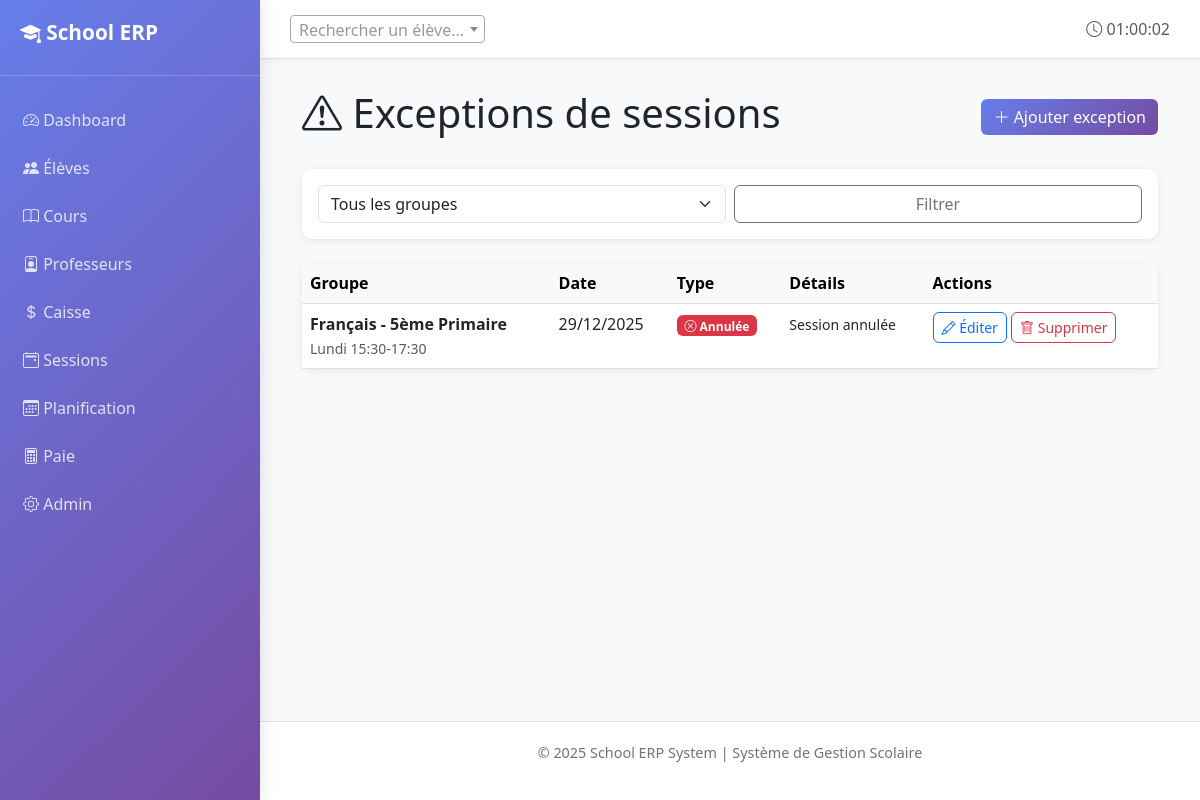
The page /sessions/exceptions/ on the database its author committed.
### core/models.py (models this page shows, shortened)
class SessionException(models.Model):
    course_group = models.ForeignKey(CourseGroup, on_delete=models.CASCADE, related_name='exceptions')
    date = models.DateField()
    cancelled = models.BooleanField(default=False)
    override_room = models.ForeignKey(Room, null=True, blank=True, on_delete=models.PROTECT)
    override_start_time = models.TimeField(null=True, blank=True)
    override_end_time = models.TimeField(null=True, blank=True)
    notes = models.TextField(blank=True)
    created_at = models.DateTimeField(auto_now_add=True)
    class Meta:
        unique_together = [['course_group', 'date']]
        verbose_name = 'Exception de session'
        verbose_name_plural = 'Exceptions de sessions'
        ordering = ['-date']

class CourseGroup(models.Model):
    DAYS_CHOICES = [
        ('MON', 'Lundi'),
        ('TUE', 'Mardi'),
        ('WED', 'Mercredi'),
        ('THU', 'Jeudi'),
        ('FRI', 'Vendredi'),
        ('SAT', 'Samedi'),
        ('SUN', 'Dimanche'),
    ]
    name = models.CharField(max_length=100, verbose_name="Nom du groupe")
    subject = models.CharField(max_length=100, verbose_name="Matière")
    level = models.CharField(max_length=50, verbose_name="Niveau")
    monthly_price = models.DecimalField(
        max_digits=8,
        decimal_places=2,
        validators=[MinValueValidator(Decimal('0.01'))],
        verbose_name="Prix mensuel (DH)"
    )
    teacher = models.ForeignKey(
        Teacher,
        on_delete=models.PROTECT,
        related_name='course_groups',
        verbose_name="Professeur"
    )
    room = models.ForeignKey(
        Room,
        on_delete=models.PROTECT,
        related_name='course_groups',
        verbose_name="Salle"
    )
    schedule_day = models.CharField(
        max_length=3,
        choices=DAYS_CHOICES,
        verbose_name="Jour"
    )
    start_time = models.TimeField(verbose_name="Heure de début")
    end_time = models.TimeField(verbose_name="Heure de fin")
    is_active = models.BooleanField(default=True, verbose_name="Actif")
    created_at = models.DateTimeField(auto_now_add=True)
    class Meta:
        verbose_name = "Groupe de cours"
        verbose_name_plural = "Groupes de cours"
        ordering = ['schedule_day', 'start_time', 'name']
        unique_together = [['room', 'schedule_day', 'start_time']]

### core/views.py (the view, shortened to what this page needs)
# urls.py: path('sessions/exceptions/', views.session_exceptions_list, name='session_exceptions_list'),
@require_http_methods(['GET', 'POST'])
def session_exceptions_list(request):
	from .models import Room
	exceptions = SessionException.objects.select_related('course_group', 'override_room').order_by('-date')
	group_id = request.GET.get('group_id')
	if group_id:
		exceptions = exceptions.filter(course_group_id=group_id)
	courses = CourseGroup.objects.filter(is_active=True).order_by('name')
	rooms = Room.objects.all()
	return render(request, 'core/session_exceptions_list.html', {
		'exceptions': exceptions,
		'courses': courses,
		'rooms': rooms,
		'selected_group_id': group_id,
	})

### core/templatetags/nav_active.py (called while the page is built)
@register.simple_tag(takes_context=True)
def active_if(context, *names):
    request = context.get("request")
    if not request or not request.resolver_match:
        return ""
    return "active" if request.resolver_match.url_name in names else ""

### templates/core/session_exceptions_list.html (shortened to what this page needs)
{% extends 'core/base.html' %}
{% block content %}
<div class="container-fluid">
  <div class="d-flex justify-content-between align-items-center mb-4">
    <h1><i class="bi bi-exclamation-triangle"></i> Exceptions de sessions</h1>
    <button type="button" class="btn btn-primary" data-bs-toggle="modal" data-bs-target="#newExceptionModal">
      <i class="bi bi-plus-lg"></i> Ajouter exception
    </button>
  </div>
  <div class="card mb-4">
    <div class="card-body">
      <form method="get" class="row g-2">
        <div class="col-md-6">
          <select name="group_id" class="form-select">
            <option value="">Tous les groupes</option>
          </select>
        </div>
        <div class="col-md-6 d-grid">
          <button class="btn btn-outline-secondary" type="submit">Filtrer</button>
        </div>
      </form>
    </div>
  </div>
  <div class="card">
    <div class="table-responsive">
      <table class="table table-hover mb-0">
        <thead class="table-light">
          <tr>
            <th>Groupe</th>
            <th>Date</th>
            <th>Type</th>
            <th>Détails</th>
            <th>Actions</th>
          </tr>
        </thead>
        <tbody>
          {% for exc in exceptions %}
            <tr>
              <td>
                <strong>{{ exc.course_group.name }}</strong><br>
                <small class="text-muted">{{ exc.course_group.get_schedule_day_display }} {{ exc.course_group.start_time|time:"H:i" }}-{{ exc.course_group.end_time|time:"H:i" }}</small>
              </td>
              <td>{{ exc.date|date:"d/m/Y" }}</td>
              <td>
                {% if exc.cancelled %}
                  <span class="badge bg-danger"><i class="bi bi-x-circle"></i> Annulée</span>
                {% else %}
                  <span class="badge bg-warning"><i class="bi bi-pencil"></i> Override</span>
                {% endif %}
              </td>
              <td>
                {% if exc.cancelled %}
                  <small>Session annulée</small>
                {% endif %}
              </td>
              <td>
                <button class="btn btn-sm btn-outline-primary" data-bs-toggle="modal" data-bs-target="#editModal{{ exc.id }}">
                  <i class="bi bi-pencil"></i> Éditer
                </button>
                <button class="btn btn-sm btn-outline-danger" onclick="deleteException({{ exc.id }})">
                  <i class="bi bi-trash"></i> Supprimer
                </button>
              </td>
            </tr>
          {% empty %}
            <tr>
              <td colspan="5" class="text-center text-muted py-4">
                Aucune exception trouvée. Les sessions suivent les horaires des groupes.
              </td>
            </tr>
          {% endfor %}
        </tbody>
      </table>
    </div>
  </div>
</div>
{% endblock %}

### templates/core/base.html (style rules this page uses)
:root { --primary-color: #0d6efd; --secondary-color: #6c757d; --success-color: #198754; --danger-color: #dc3545; --warning-color: #ffc107; }
body { display: flex; min-height: 100vh; background-color: #f8f9fa; }
.card { border: none; border-radius: 10px; box-shadow: 0 2px 8px rgba(0,0,0,0.08); transition: transform 0.2s, box-shadow 0.2s; }
.btn { border-radius: 6px; font-weight: 500; transition: all 0.3s; }
.btn-primary { background: linear-gradient(135deg, #667eea 0%, #764ba2 100%); border: none; }

### rows shown on the page
SessionException: course_group.name "Français - 5ème Primaire", course_group.schedule_day "Lundi", course_group.start_time "15:30", course_group.end_time "17:30", date "29/12/2025", cancelled True (drawn)
